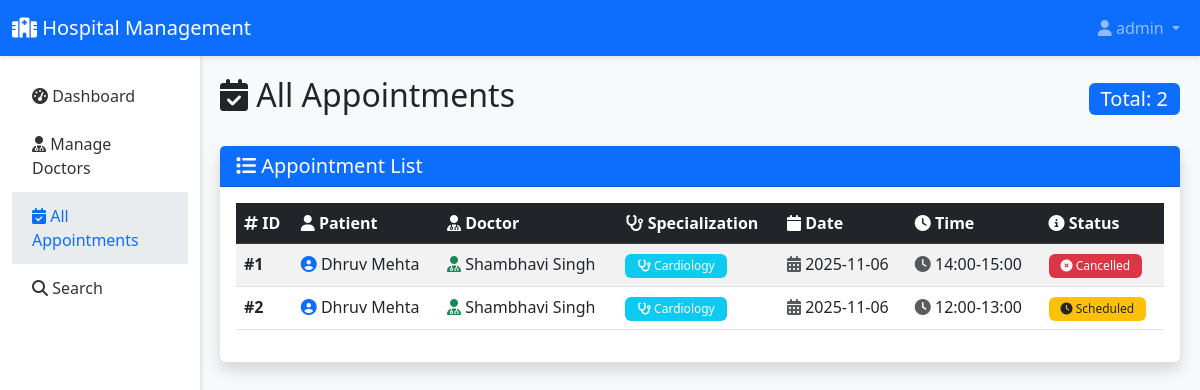
Screenshot of /admin/appointments (signed in) with the database file from the repository.
### tables this page shows
CREATE TABLE Appointments (
        Appointment_ID INTEGER PRIMARY KEY AUTOINCREMENT,
        Patient_ID INTEGER,
        Doctor_ID INTEGER,
        Date DATE,
        Slot_ID INTEGER,
        is_booked INTEGER DEFAULT 1,
        Status TEXT DEFAULT 'scheduled' CHECK(Status IN ('scheduled', 'completed', 'cancelled')),
        FOREIGN KEY (Patient_ID) REFERENCES Patients(Patient_ID),
        FOREIGN KEY (Doctor_ID) REFERENCES Doctors(Doctor_ID),
        FOREIGN KEY (Slot_ID) REFERENCES Slots(Slot_ID)
    );

CREATE TABLE Patients (
        Patient_ID INTEGER PRIMARY KEY AUTOINCREMENT,
        Full_Name TEXT NOT NULL,
        Phone_Number TEXT,
        DOB DATE,
        Gender TEXT CHECK(Gender IN ('M', 'F')),
        Address TEXT
    );

CREATE TABLE Employees (
        Employee_ID INTEGER PRIMARY KEY AUTOINCREMENT,
        Department_ID INTEGER,
        Designation TEXT,
        Full_Name TEXT NOT NULL,
        Salary REAL,
        DOB DATE,
        Gender TEXT CHECK(Gender IN ('M', 'F')),
        Phone_Number TEXT
    );

CREATE TABLE Doctors (
        Doctor_ID INTEGER PRIMARY KEY,
        Specialization TEXT,
        Years_of_Experience INTEGER,
        Consultation_Fee REAL,
        FOREIGN KEY (Doctor_ID) REFERENCES Employees(Employee_ID)
    );

CREATE TABLE Slots (
        Slot_ID INTEGER PRIMARY KEY AUTOINCREMENT,
        Doctor_ID INTEGER,
        Time TEXT,
        Date DATE,
        is_booked INTEGER DEFAULT 0,
        FOREIGN KEY (Doctor_ID) REFERENCES Doctors(Doctor_ID)
    );

### app.py (the view)
@app.route('/admin/appointments')
@login_required('admin')
def admin_appointments():
    conn = get_db()
    appointments = conn.execute('''
        SELECT a.Appointment_ID, p.Full_Name as Patient_Name, e.Full_Name as Doctor_Name,
               d.Specialization, a.Date, s.Time, a.Status
        FROM Appointments a
        JOIN Patients p ON a.Patient_ID = p.Patient_ID
        JOIN Doctors d ON a.Doctor_ID = d.Doctor_ID
        JOIN Employees e ON d.Doctor_ID = e.Employee_ID
        JOIN Slots s ON a.Slot_ID = s.Slot_ID
        ORDER BY a.Date DESC, s.Time DESC
    ''').fetchall()
    conn.close()
    return render_template('admin/appointments.html', appointments=appointments)

### app.py (called while the page is built)
def login_required(role=None):
    def decorator(f):
        @wraps(f)
        def decorated_function(*args, **kwargs):
            if 'user_id' not in session:
                flash('Please log in to access this page.', 'warning')
                return redirect(url_for('login'))
            if role and session.get('role') != role:
                flash('You do not have permission to access this page.', 'danger')
                return redirect(url_for('dashboard'))
            return f(*args, **kwargs)
        return decorated_function
    return decorator

def get_db():
    conn = sqlite3.connect('hospital.db')
    conn.row_factory = sqlite3.Row
    return conn

### templates/admin/appointments.html (shortened to what this page needs)
{% extends "base.html" %}
{% block content %}
<div class="container-fluid">
    <div class="row">
        <nav class="col-md-2 d-md-block sidebar">
            <div class="position-sticky pt-3">
                <ul class="nav flex-column">
                    <li class="nav-item">
                        <a class="nav-link" href="{{ url_for('admin_dashboard') }}">
                            <i class="fas fa-tachometer-alt"></i> Dashboard
                        </a>
                    </li>
                    <li class="nav-item">
                        <a class="nav-link" href="{{ url_for('admin_doctors') }}">
                            <i class="fas fa-user-md"></i> Manage Doctors
                        </a>
                    </li>
                    <li class="nav-item">
                        <a class="nav-link active" href="{{ url_for('admin_appointments') }}">
                            <i class="fas fa-calendar-check"></i> All Appointments
                        </a>
                    </li>
                    <li class="nav-item">
                        <a class="nav-link" href="{{ url_for('admin_search') }}">
                            <i class="fas fa-search"></i> Search
                        </a>
                    </li>
                </ul>
            </div>
        </nav>
        <main class="col-md-10 ms-sm-auto content-wrapper">
            <div class="d-flex justify-content-between align-items-center mb-4">
                <h2><i class="fas fa-calendar-check"></i> All Appointments</h2>
                <div class="badge bg-primary fs-5">Total: {{ appointments|length }}</div>
            </div>
            <div class="card shadow">
                <div class="card-header bg-primary text-white">
                    <h5 class="mb-0"><i class="fas fa-list"></i> Appointment List</h5>
                </div>
                <div class="card-body">
                    <div class="table-responsive">
                        <table class="table table-hover table-striped">
                            <thead class="table-dark">
                                <tr>
                                    <th><i class="fas fa-hashtag"></i> ID</th>
                                    <th><i class="fas fa-user"></i> Patient</th>
                                    <th><i class="fas fa-user-md"></i> Doctor</th>
                                    <th><i class="fas fa-stethoscope"></i> Specialization</th>
                                    <th><i class="fas fa-calendar"></i> Date</th>
                                    <th><i class="fas fa-clock"></i> Time</th>
                                    <th><i class="fas fa-info-circle"></i> Status</th>
                                </tr>
                            </thead>
                            <tbody>
                                {% for appointment in appointments %}
                                <tr>
                                    <td><strong>#{{ appointment.Appointment_ID }}</strong></td>
                                    <td>
                                        <i class="fas fa-user-circle text-primary"></i>
                                        {{ appointment.Patient_Name }}
                                    </td>
                                    <td>
                                        <i class="fas fa-user-md text-success"></i>
                                        {{ appointment.Doctor_Name }}
                                    </td>
                                    <td>
                                        <span class="badge bg-info">
                                            <i class="fas fa-stethoscope"></i> {{ appointment.Specialization }}
                                        </span>
                                    </td>
                                    <td>
                                        <i class="fas fa-calendar-alt text-muted"></i>
                                        {{ appointment.Date }}
                                    </td>
                                    <td>
                                        <i class="fas fa-clock text-muted"></i>
                                        {{ appointment.Time }}
                                    </td>
                                    <td>
                                        {% if appointment.Status == 'scheduled' %}
                                            <span class="badge bg-warning text-dark">
                                                <i class="fas fa-clock"></i> Scheduled
                                            </span>
                                        {% elif appointment.Status == 'completed' %}
                                            <span class="badge bg-success">
                                                <i class="fas fa-check-circle"></i> Completed
                                            </span>
                                        {% else %}
                                            <span class="badge bg-danger">
                                                <i class="fas fa-times-circle"></i> Cancelled
                                            </span>
                                        {% endif %}
                                    </td>
                                </tr>
                                {% endfor %}
                            </tbody>
                        </table>
                    </div>
                </div>
            </div>
        </main>
    </div>
</div>
{% endblock %}

### templates/base.html (style rules this page uses)
:root { --primary-color: #0d6efd; --secondary-color: #6c757d; --success-color: #198754; --danger-color: #dc3545; --warning-color: #ffc107; --info-color: #0dcaf0; }
body { font-family: 'Segoe UI', Tahoma, Geneva, Verdana, sans-serif; background-color: #f8f9fa; }
.sidebar { min-height: calc(100vh - 56px); background-color: #fff; box-shadow: 2px 0 4px rgba(0,0,0,.1); }
.sidebar .nav-link { color: #333; padding: 12px 20px; transition: all 0.3s; }
.sidebar .nav-link:hover, .sidebar .nav-link.active { background-color: #e9ecef; color: var(--primary-color); }
.content-wrapper { padding: 20px; }
.card { border: none; box-shadow: 0 2px 4px rgba(0,0,0,.1); margin-bottom: 20px; }
.card-header { background-color: var(--primary-color); color: white; font-weight: 600; }
.badge { padding: 6px 12px; font-weight: 500; }

### rows the page displays
Appointments: Appointment_ID "1", Patient_Name "Dhruv Mehta", Doctor_Name "Shambhavi Singh", Specialization "Cardiology", Date "2025-11-06", Time "14:00-15:00", Status "cancelled" (drawn)
Appointments: Appointment_ID "2", Patient_Name "Dhruv Mehta", Doctor_Name "Shambhavi Singh", Specialization "Cardiology", Date "2025-11-06", Time "12:00-13:00", Status "scheduled" (drawn)

### other values shown
{{ session.username }} "admin"
{{ appointments|length }} "2"
